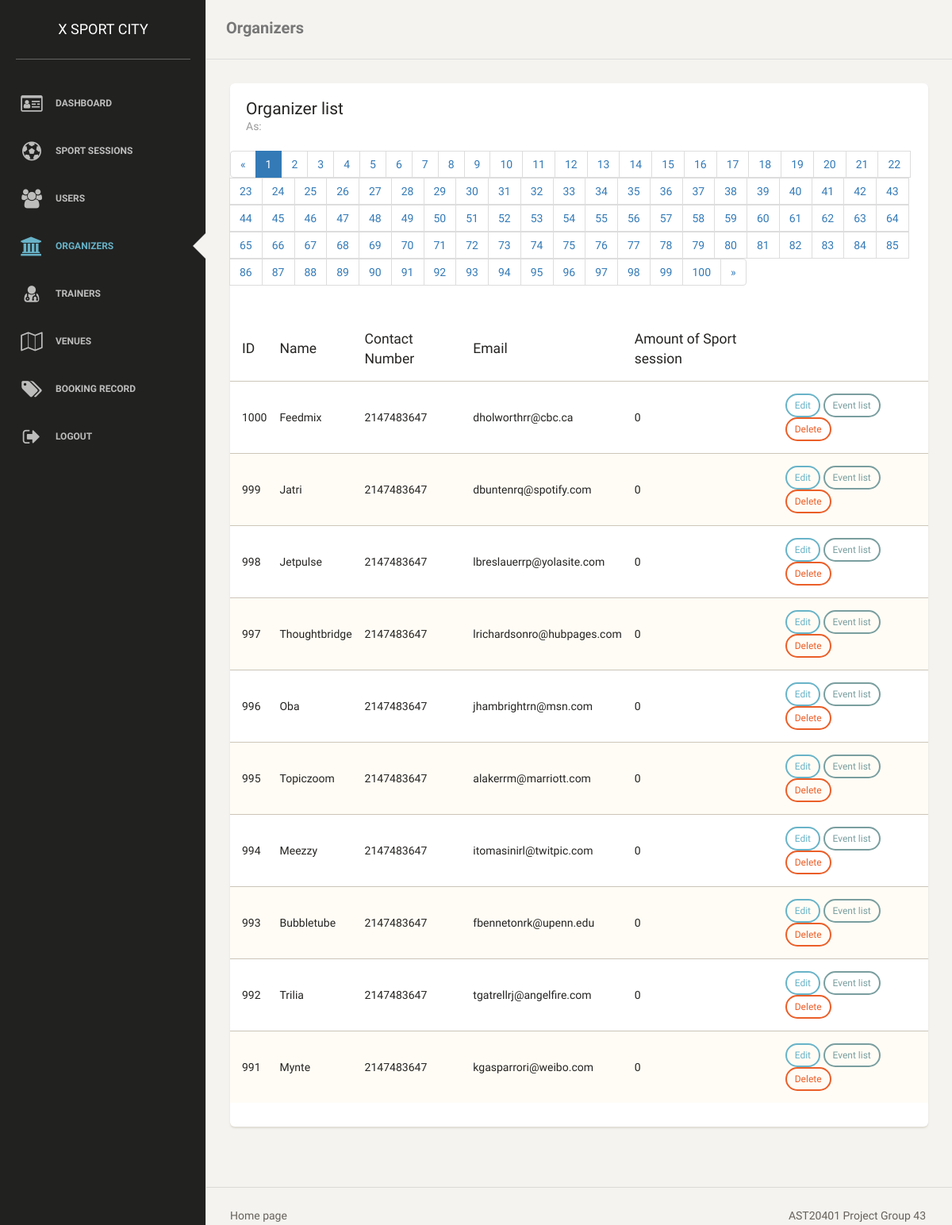
Screenshot of /index.php/admin/organizer with the database file from the repository.
### tables this page shows
CREATE TABLE `organizers` (
  `organizer_id` int(11) UNSIGNED NOT NULL,
  `organizer_name` varchar(255) NOT NULL,
  `organizer_phone` int(11) NOT NULL,
  `organizer_email` varchar(255) NOT NULL
);

### application/controllers/admin.php (called while the page is built, shortened)
<?php if ( ! defined('BASEPATH')) exit('No direct script access allowed');
class admin extends CI_Controller {
    public function organizer()
    {
        $this->load->database();
        $page = isset($_GET["page"]) ? $_GET["page"] : 1;
        $results_per_page = 10;
        $start_from = ($page-1) * $results_per_page;
        $sql_string = "SELECT o.*, "
            . "(SELECT COUNT(*) FROM sessions s WHERE s.organizer_id=o.organizer_id) AS event_amount "
            . "FROM organizers AS o "
            . "ORDER BY o.organizer_id DESC "
            . "LIMIT $start_from, $results_per_page";
        $sql_query = $this->db->query($sql_string);
        $result = $this->db->query("SELECT COUNT(organizer_id) AS total FROM organizers;");
        $row = $result->row();
        $data["total_pages"] = ceil($row->total / $results_per_page);
        $data["current_page"] = $page;
        $data["query_listing"] = $sql_query;
        $this->load->view('admin_header', $data);
        $this->load->view('admin_nav', $data);
        $this->load->view('admin_organizer', $data);
        $this->load->view('admin_footer', $data);
    }
}

### index.php (called while the page is built, shortened)
<?php
require_once BASEPATH.'core/CodeIgniter.php';

### application/views/admin_organizer.php (the view, shortened to what this page needs)
<nav class="navbar navbar-default">
    <div class="container-fluid">
        <div class="navbar-header">
            <a class="navbar-brand" href="#">Organizers</a>
        </div>
    </div>
</nav>
<div class="content">
    <div class="container-fluid">
        <div class="row">
            <div class="col-md-12">
                <div class="card">
                    <div class="header">
                        <h4 class="title">Organizer list</h4>
                        <p class="category">As:</p>
                    </div>
                    <ul class="pagination">
                        <li><a href="#">&laquo;</a></li>
                    <?php
                    for ($i=1; $i<=$total_pages; $i++) {
                        echo "<li";
                        if($current_page == $i){
                            echo ' class="active"';
                        }
                        echo "><a href='./organizer?page=".$i."'>".$i."</a></li>";
                    };
                    ?>
                        <li><a href="#">&raquo;</a></li>
                    </ul>
                    <div class="content table-responsive table-full-width">
                        <table class="table table-striped">
                            <thead>
                            <th>ID</th>
                            <th>Name</th>
                            <th>Contact Number</th>
                            <th>Email</th>
                            <th>Amount of Sport session</th>
                            <th></th>
                            </thead>
                            <tbody>
                            <?php
                            foreach ($query_listing->result() as $row) {
                                echo '<tr>
                                <td>'.$row->organizer_id.'</td>
                                <td>'.$row->organizer_name.'</td>
                                <td>'.$row->organizer_phone.'</td>
                                <td>'.$row->organizer_email.'</td>
                                <td>'.$row->event_amount.'</td>
                                <td>
                                <a href="./organizer_edit?id='.$row->organizer_id.'" class="btn btn-info btn-sm" role="button">Edit</a>
                                    <button class="btn btn-primary btn-sm">Event list</button>
                                    <button class="btn btn-danger btn-sm">Delete</button>
                                </td>
                            </tr>';
                            }
                            ?>
                            </tbody>
                        </table>
                    </div>
                </div>
            </div>
        </div>
    </div>
</div>

### rows the page displays
organizers: organizer_id "1000", organizer_name "Feedmix", organizer_phone "2147483647", organizer_email "dholworthrr@cbc.ca", event_amount "0"
organizers: organizer_id "999", organizer_name "Jatri", organizer_phone "2147483647", organizer_email "dbuntenrq@spotify.com", event_amount "0"
organizers: organizer_id "998", organizer_name "Jetpulse", organizer_phone "2147483647", organizer_email "lbreslauerrp@yolasite.com", event_amount "0"
organizers: organizer_id "997", organizer_name "Thoughtbridge", organizer_phone "2147483647", organizer_email "lrichardsonro@hubpages.com", event_amount "0"
organizers: organizer_id "996", organizer_name "Oba", organizer_phone "2147483647", organizer_email "jhambrightrn@msn.com", event_amount "0"
organizers: organizer_id "995", organizer_name "Topiczoom", organizer_phone "2147483647", organizer_email "alakerrm@marriott.com", event_amount "0"
organizers: organizer_id "994", organizer_name "Meezzy", organizer_phone "2147483647", organizer_email "itomasinirl@twitpic.com", event_amount "0"
organizers: organizer_id "993", organizer_name "Bubbletube", organizer_phone "2147483647", organizer_email "fbennetonrk@upenn.edu", event_amount "0"
organizers: organizer_id "992", organizer_name "Trilia", organizer_phone "2147483647", organizer_email "tgatrellrj@angelfire.com", event_amount "0"
organizers: organizer_id "991", organizer_name "Mynte", organizer_phone "2147483647", organizer_email "kgasparrori@weibo.com", event_amount "0"
